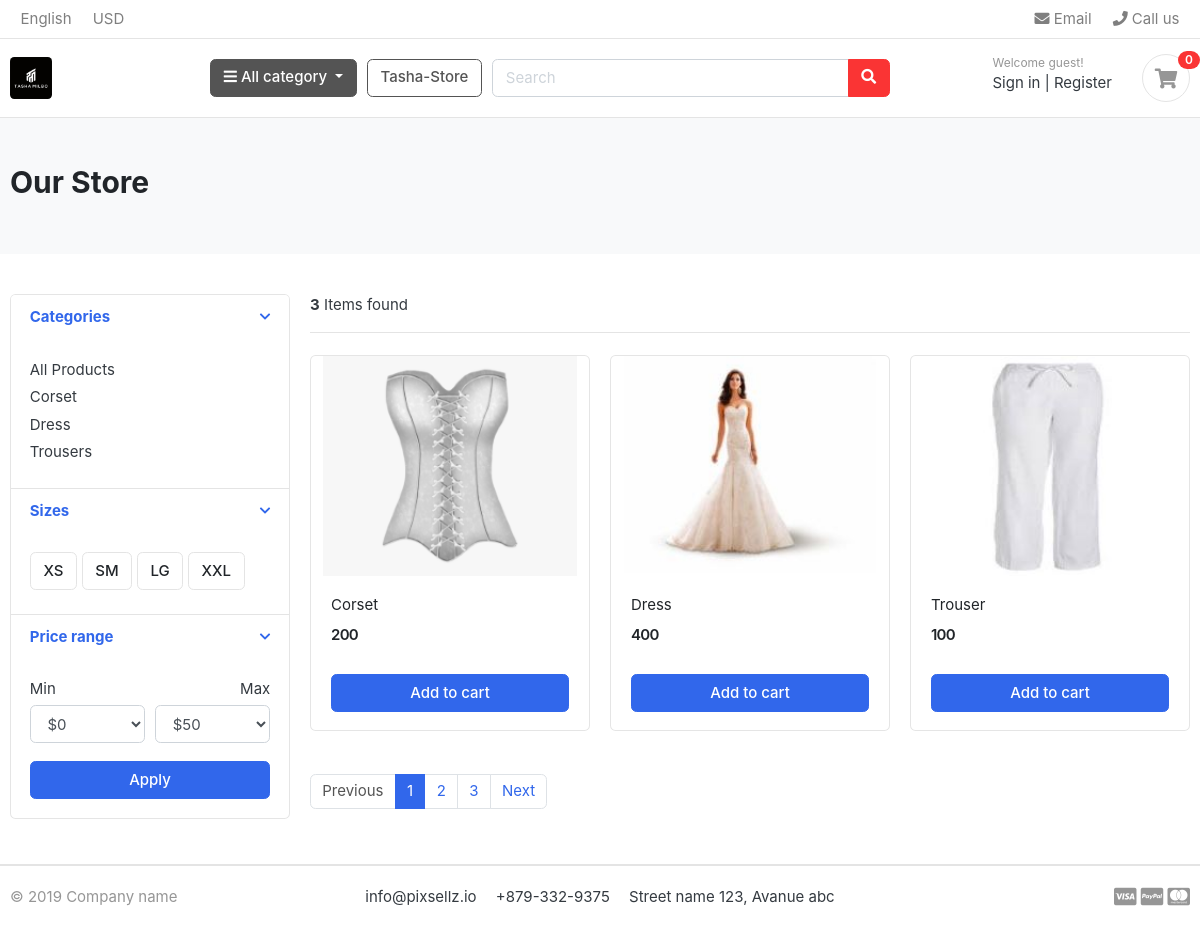
/store/, run on the app's committed database.
### category/models.py (models this page shows, shortened)
class Category(models.Model):
    category_name = models.CharField(max_length=50)
    slug = models.SlugField(max_length=100, unique=True)
    description = models.TextField(max_length=255, blank=True)
    cat_image = models.ImageField(upload_to='photos/categories', blank=True)
    class Meta:
        verbose_name = 'category'
        verbose_name_plural = 'categories'
    def get_url(self):
            return reverse('products_by_category', args=[self.slug])

### store/models.py (models this page shows, shortened)
class Product(models.Model):
    product_name = models.CharField(max_length=200, unique=True)
    slug         = models.SlugField(max_length=200, unique=True)
    description  = models.TextField(max_length=500, blank=True)
    price        = models.IntegerField()
    images       = models.ImageField(upload_to='photos/products')
    stock        = models.IntegerField()
    is_available = models.BooleanField(default=True)
    category     = models.ForeignKey(Category, on_delete=models.CASCADE)
    create_date  = models.DateTimeField(auto_now_add=True)
    modified_date= models.DateTimeField(auto_now=True)
    def get_url(self):
        return reverse('product_detail', args=[self.category.slug, self.slug])

### store/views.py (the view)
# urls.py: path('store/', include('store.urls')),
def store(request, category_slug=None):
    categories = None
    products = None
    if category_slug != None:
        categories = get_object_or_404(Category, slug=category_slug)
        products = Product.objects.filter(category=categories, is_available=True)
        product_count = products.count()
    else:
        products = Product.objects.all().filter(is_available=True)
        product_count = products.count()
    context = {
    'products': products,
    'product_count': product_count,
    }
    return render(request, 'store/store.html', context)

### category/context_processors.py (called while the page is built)
def menu_links(request):
    links = Category.objects.all()
    return dict(links=links)

### templates/store/store.html (shortened to what this page needs)
{% extends 'base.html' %}
{% load static %}
{% block content %}
<section class="section-pagetop bg">
<div class="container">
	<h2 class="title-page">Our Store</h2>
</div>
</section>
<section class="section-content padding-y">
<div class="container">
<div class="row">
	<aside class="col-md-3">
<div class="card">
	<article class="filter-group">
		<header class="card-header">
			<a href="#" data-toggle="collapse" data-target="#collapse_1" aria-expanded="true" class="">
				<i class="icon-control fa fa-chevron-down"></i>
				<h6 class="title">Categories</h6>
			</a>
		</header>
		<div class="filter-content collapse show" id="collapse_1" style="">
			<div class="card-body">
				<ul class="list-menu">
					<li><a href="{% url 'store' %}">All Products</a></li>
					{% for category in links %}
				   <li><a href="{{category.get_url}}">{{category.category_name}}  </a></li>
				  {% endfor %}
				</ul>
			</div>
		</div>
	</article>
	<article class="filter-group">
		<header class="card-header">
			<a href="#" data-toggle="collapse" data-target="#collapse_4" aria-expanded="true" class="">
				<i class="icon-control fa fa-chevron-down"></i>
				<h6 class="title">Sizes </h6>
			</a>
		</header>
		<div class="filter-content collapse show" id="collapse_4" style="">
			<div class="card-body">
			  <label class="checkbox-btn">
			    <span class="btn btn-light"> XS </span>
			  </label>
			  <label class="checkbox-btn">
			    <span class="btn btn-light"> SM </span>
			  </label>
			  <label class="checkbox-btn">
			    <span class="btn btn-light"> LG </span>
			  </label>
			  <label class="checkbox-btn">
			    <span class="btn btn-light"> XXL </span>
			  </label>
		</div>
		</div>
	</article>
	<article class="filter-group">
		<header class="card-header">
			<a href="#" data-toggle="collapse" data-target="#collapse_3" aria-expanded="true" class="">
				<i class="icon-control fa fa-chevron-down"></i>
				<h6 class="title">Price range </h6>
			</a>
		</header>
		<div class="filter-content collapse show" id="collapse_3" style="">
			<div class="card-body">
				<div class="form-row">
				<div class="form-group col-md-6">
				  <label>Min</label>
				  	<select class="mr-2 form-control">
						<option value="0">$0</option>
					</select>
				</div>
				<div class="form-group text-right col-md-6">
				  <label>Max</label>
				  	<select class="mr-2 form-control">
						<option value="50">$50</option>
					</select>
				</div>
				</div>
				<button class="btn btn-block btn-primary">Apply</button>
			</div>
		</div>
	</article>
</div>
	</aside>
	<main class="col-md-9">
<header class="border-bottom mb-4 pb-3">
		<div class="form-inline">
			<span class="mr-md-auto"> <b>{{ product_count }}</b> Items found </span>
		</div>
</header>
<div class="row">
	{% for product in products %}
	<div class="col-md-4">
		<figure class="card card-product-grid">
			<div class="img-wrap">
				<a href="{{product.get_url}}"><img src="{{ product.images.url }}"></a>
			</div>
			<figcaption class="info-wrap">
				<div class="fix-height">
					<a href="{{product.get_url}}" class="title">{{ product.product_name }}</a>
					<div class="price-wrap mt-2">
						<span class="price">{{ product.price }}</span>
					</div>
				</div>
				<a href="#" class="btn btn-block btn-primary">Add to cart </a>
			</figcaption>
		</figure>
	</div>
	{% endfor %}
</div>
<nav class="mt-4" aria-label="Page navigation sample">
  <ul class="pagination">
    <li class="page-item disabled"><a class="page-link" href="#">Previous</a></li>
    <li class="page-item active"><a class="page-link" href="#">1</a></li>
    <li class="page-item"><a class="page-link" href="#">2</a></li>
    <li class="page-item"><a class="page-link" href="#">3</a></li>
    <li class="page-item"><a class="page-link" href="#">Next</a></li>
  </ul>
</nav>
	</main>
</div>
</div>
</section>
{% endblock %}

### greatkart/static/css/ui.css (style rules this page uses)
html { font-family: "Inter", sans-serif; font-size: 15px; }
.img-wrap { text-align: center; display: block; }
.img-wrap img { max-width: 100%; }
.price-wrap { letter-spacing: -0.7px; }
.padding-y { padding-top: 40px; padding-bottom: 40px; }
figure { margin-bottom: 0; }
article:after, .form-group:after { display: block; clear: both; content: ""; }
.bg { background-color: #f8f9fa; }
.title-page { color: #212529; }
.btn-light { background-color: #fff; border-color: #e4e4e4; }
[class*=list-] li:after { visibility: hidden; display: block; content: ""; overflow: hidden; height: 0; clear: both; }
.list-menu { list-style: none; margin: 0; padding-left: 0; }
.list-menu li { margin-bottom: 5px; }
.list-menu a { color: #343a40; }
[class*=card-product] a.title { color: #212529; display: block; }
[class*=card-product] .img-wrap { overflow: hidden; position: relative; }
[class*=card-product] .img-wrap img { height: 100%; max-width: 100%; width: auto; display: inline-block; -o-object-fit: cover; object-fit: cover; }
.card-product-grid { margin-bottom: 20px; }
.card-product-grid .img-wrap { border-radius: 0.2rem 0.2rem 0 0; height: 220px; }
.card-product-grid .info-wrap { overflow: hidden; padding: 18px 20px; }
.card-product-grid .fix-height { height: 80px; overflow: hidden; }
.card .img-wrap { overflow: hidden; }
.price { font-weight: 600; color: #212529; }
.icon-control { margin-top: 5px; float: right; font-size: 80%; }
.card-header .title { margin-bottom: 0; line-height: 1.5; }
.filter-group { border-bottom: 1px solid #e4e4e4; }
.filter-group .card-header { border-bottom: 0; }
.filter-group:last-child { border-bottom: 0; }
.checkbox-btn { position: relative; }
.section-pagetop { padding: 45px 0; }

### data on the page
Category: category_name "Corset"
Category: category_name "Dress"
Category: category_name "Trousers"
Product: images (picture), product_name "Corset", price "200"
Product: images (picture), product_name "Dress", price "400"
Product: images (picture), product_name "Trouser", price "100"

### other printed values
{{ product_count }} "3"
